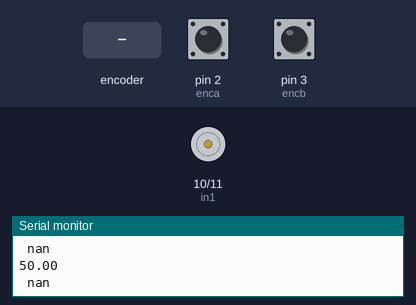
Simulated run of this sketch. Board: Arduino Uno, built with avr-gcc and run on an emulated ATmega328P. On the bench: motor-driver pin pairs drawn as motors (green arrow = first pin HIGH = forward, orange = second pin HIGH = backward, longer = more drive, scaled by the enable pin), the last lines printed to the serial monitor. The test bench sets the inputs (shaded band); at power-on: pin 2 (enca) HIGH, pin 3 (encb) HIGH.

Above: at 1.2 s.
1.3 s: rotary encoder on pin 2 (enca) / pin 3 (encb) turned 3 steps (first pin leading)
At 1.45 s:
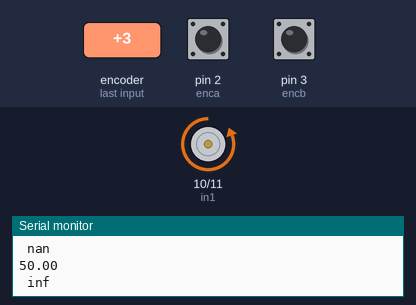
4.3 s: rotary encoder on pin 2 (enca) / pin 3 (encb) turned 2 steps (second pin leading)
Timing chart, 0 to 7.3 s (numbered marks = the images above; inputs shaded):
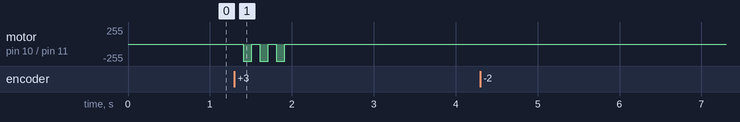

The sketch:

sketch_may11a.ino
```cpp
/*/////////////////////////////////////////////////////////////////////////////////////
GLOBAL VARIABLES
/////////////////////////////////////////////////////////////////////////////////////*/

// motor specifications
const float gr = 45; // gear ratio
const float ppr = 12; // pulses per revolution

// motor pins
const int pwm = 9; // voltage pin that determines speed
const int in1 = 10; // these last two determine direction
const int in2 = 11;

// encoder pins
const int enca = 2; // as the motor spins, the encoder signals
const int encb = 3; // high and low values to help determine position/direction

// initial states
float ti = 0; // initial time
volatile int ctf, cti = 0;  // initial pulse counts are zero

// PID values
float kp = 1;
float ki = 0;


/*////////////////////////////////////////////////////////////////////////////////////
USER CREATED FUNCTIONS
////////////////////////////////////////////////////////////////////////////////////*/

// // count pulses
void pulsecount(){
  int b = digitalRead(encb); // reading from encb called from ISR
  if(b == HIGH){
    ctf ++; // clockwise direction
  }
  else{
    ctf --; // counterclockwise direction
  }
}

/*////////////////////////////////////////////////////////////////////////////////////
Setup function runs only once and cannot be read from the loop() function
////////////////////////////////////////////////////////////////////////////////////*/
void setup() {
  Serial.begin(9600); // communication between the computer and board

  pinMode(enca, INPUT_PULLUP); // the pins have to be defined
  pinMode(encb, INPUT_PULLUP);
  pinMode(pwm, OUTPUT);
  pinMode(in1, OUTPUT);
  pinMode(in2, OUTPUT);

  attachInterrupt(digitalPinToInterrupt(enca),pulsecount,RISING); // the ISR used to count pulses
}
/*////////////////////////////////////////////////////////////////////////////////////
loop() is how our program gets repeatedly reiterated.
////////////////////////////////////////////////////////////////////////////////////*/
void loop() {

  // Position and speed
  noInterrupts(); // this ensure that the ISR does not affect our position calculation
  volatile int ct = ctf - cti; // calculate the change in position in terms of pulse counts per revolution
  volatile float rev = ct/(ppr*gr); // rpms calculated in relation to counts, PPR, gear ratio, and time
  interrupts();

// time variables
  long tf = micros(); // getting time and converting from microseconds to minutes
  long dt = (tf - ti)/(60*1.0e6); // time change


// PID control
 float rpmt = 50.0; //setting velocity to 50 rpms
 float rpm = rev/dt;
 float error = rpmt - rpm;
 float u = error*(kp + ki*dt);

 // PID sets the pmw
 int pwm_v = constrain(u, 0, 255);

// Initiate the motor
analogWrite(pwm, pwm_v);

if (error > 0){
  digitalWrite(in1, LOW); // if the speed is under the target, give it a positive direction
  digitalWrite(in2, HIGH);
}
else if(error < 0){
  digitalWrite(in1, HIGH); // if the speed overshoots target, give it a negative direction
  digitalWrite(in2, LOW);
}
else{
  digitalWrite(in1, LOW); // if there is no error, do nothing
  digitalWrite(in2, LOW);
}

// graph the set rpm and output
Serial.println(rpmt); // graph the
Serial.print(" ");
Serial.print(rpm);
Serial.println();

// update time and position for next iteration
ti = tf;
cti = ctf;
delay(100);
}
```

Measured:
- after the input at 1.3 s, motor on pin 10 (in1) / pin 11 (in2): alternates backward 255/255 for 0.10 s and stopped for 0.10 s, 6 changes in all, then stays stopped, starting after 0.11 s
